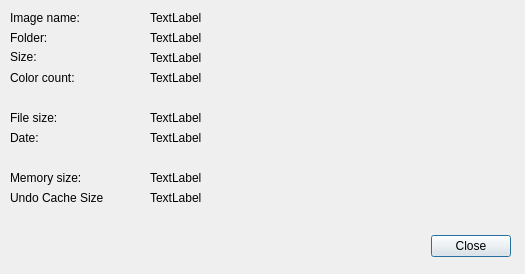
<?xml version="1.0" encoding="UTF-8"?>
<ui version="4.0">
 <class>imagePropertiesDialog</class>
 <widget class="QDialog" name="imagePropertiesDialog">
  <property name="geometry">
   <rect>
    <x>0</x>
    <y>0</y>
    <width>525</width>
    <height>274</height>
   </rect>
  </property>
  <property name="windowTitle">
   <string>Image Properties</string>
  </property>
  <widget class="QDialogButtonBox" name="buttonBox">
   <property name="geometry">
    <rect>
     <x>170</x>
     <y>230</y>
     <width>341</width>
     <height>32</height>
    </rect>
   </property>
   <property name="orientation">
    <enum>Qt::Horizontal</enum>
   </property>
   <property name="standardButtons">
    <set>QDialogButtonBox::Close</set>
   </property>
  </widget>
  <widget class="QLabel" name="label">
   <property name="geometry">
    <rect>
     <x>10</x>
     <y>10</y>
     <width>91</width>
     <height>16</height>
    </rect>
   </property>
   <property name="text">
    <string>Image name:</string>
   </property>
   <property name="scaledContents">
    <bool>false</bool>
   </property>
   <property name="wordWrap">
    <bool>false</bool>
   </property>
  </widget>
  <widget class="QLabel" name="label_2">
   <property name="geometry">
    <rect>
     <x>10</x>
     <y>30</y>
     <width>111</width>
     <height>16</height>
    </rect>
   </property>
   <property name="text">
    <string>Folder:</string>
   </property>
  </widget>
  <widget class="QLabel" name="label_3">
   <property name="geometry">
    <rect>
     <x>10</x>
     <y>50</y>
     <width>47</width>
     <height>13</height>
    </rect>
   </property>
   <property name="text">
    <string>Size:</string>
   </property>
  </widget>
  <widget class="QLabel" name="label_4">
   <property name="geometry">
    <rect>
     <x>10</x>
     <y>70</y>
     <width>81</width>
     <height>16</height>
    </rect>
   </property>
   <property name="text">
    <string>Color count:</string>
   </property>
  </widget>
  <widget class="QLabel" name="label_5">
   <property name="geometry">
    <rect>
     <x>10</x>
     <y>110</y>
     <width>61</width>
     <height>16</height>
    </rect>
   </property>
   <property name="text">
    <string>File size:</string>
   </property>
  </widget>
  <widget class="QLabel" name="label_6">
   <property name="geometry">
    <rect>
     <x>10</x>
     <y>130</y>
     <width>41</width>
     <height>16</height>
    </rect>
   </property>
   <property name="text">
    <string>Date:</string>
   </property>
  </widget>
  <widget class="QLabel" name="label_7">
   <property name="geometry">
    <rect>
     <x>10</x>
     <y>170</y>
     <width>101</width>
     <height>16</height>
    </rect>
   </property>
   <property name="text">
    <string>Memory size:</string>
   </property>
  </widget>
  <widget class="QLabel" name="label_8">
   <property name="geometry">
    <rect>
     <x>10</x>
     <y>190</y>
     <width>201</width>
     <height>16</height>
    </rect>
   </property>
   <property name="text">
    <string>Undo Cache Size</string>
   </property>
  </widget>
  <widget class="QLabel" name="imageNameLabel">
   <property name="geometry">
    <rect>
     <x>150</x>
     <y>10</y>
     <width>501</width>
     <height>16</height>
    </rect>
   </property>
   <property name="text">
    <string>TextLabel</string>
   </property>
  </widget>
  <widget class="QLabel" name="folderLabel">
   <property name="geometry">
    <rect>
     <x>150</x>
     <y>30</y>
     <width>551</width>
     <height>16</height>
    </rect>
   </property>
   <property name="text">
    <string>TextLabel</string>
   </property>
  </widget>
  <widget class="QLabel" name="colorCountLabel">
   <property name="geometry">
    <rect>
     <x>150</x>
     <y>70</y>
     <width>631</width>
     <height>16</height>
    </rect>
   </property>
   <property name="text">
    <string>TextLabel</string>
   </property>
  </widget>
  <widget class="QLabel" name="sizeLabel">
   <property name="geometry">
    <rect>
     <x>150</x>
     <y>50</y>
     <width>571</width>
     <height>16</height>
    </rect>
   </property>
   <property name="text">
    <string>TextLabel</string>
   </property>
  </widget>
  <widget class="QLabel" name="fileSizeLabel">
   <property name="geometry">
    <rect>
     <x>150</x>
     <y>110</y>
     <width>291</width>
     <height>16</height>
    </rect>
   </property>
   <property name="text">
    <string>TextLabel</string>
   </property>
  </widget>
  <widget class="QLabel" name="dateLabel">
   <property name="geometry">
    <rect>
     <x>150</x>
     <y>130</y>
     <width>291</width>
     <height>16</height>
    </rect>
   </property>
   <property name="text">
    <string>TextLabel</string>
   </property>
  </widget>
  <widget class="QLabel" name="memorySizeLabel">
   <property name="geometry">
    <rect>
     <x>150</x>
     <y>170</y>
     <width>231</width>
     <height>16</height>
    </rect>
   </property>
   <property name="text">
    <string>TextLabel</string>
   </property>
  </widget>
  <widget class="QLabel" name="totalSizeLabel">
   <property name="geometry">
    <rect>
     <x>150</x>
     <y>190</y>
     <width>261</width>
     <height>16</height>
    </rect>
   </property>
   <property name="text">
    <string>TextLabel</string>
   </property>
  </widget>
 </widget>
 <resources/>
 <connections>
  <connection>
   <sender>buttonBox</sender>
   <signal>accepted()</signal>
   <receiver>imagePropertiesDialog</receiver>
   <slot>accept()</slot>
   <hints>
    <hint type="sourcelabel">
     <x>248</x>
     <y>254</y>
    </hint>
    <hint type="destinationlabel">
     <x>157</x>
     <y>274</y>
    </hint>
   </hints>
  </connection>
  <connection>
   <sender>buttonBox</sender>
   <signal>rejected()</signal>
   <receiver>imagePropertiesDialog</receiver>
   <slot>reject()</slot>
   <hints>
    <hint type="sourcelabel">
     <x>316</x>
     <y>260</y>
    </hint>
    <hint type="destinationlabel">
     <x>286</x>
     <y>274</y>
    </hint>
   </hints>
  </connection>
 </connections>
</ui>
